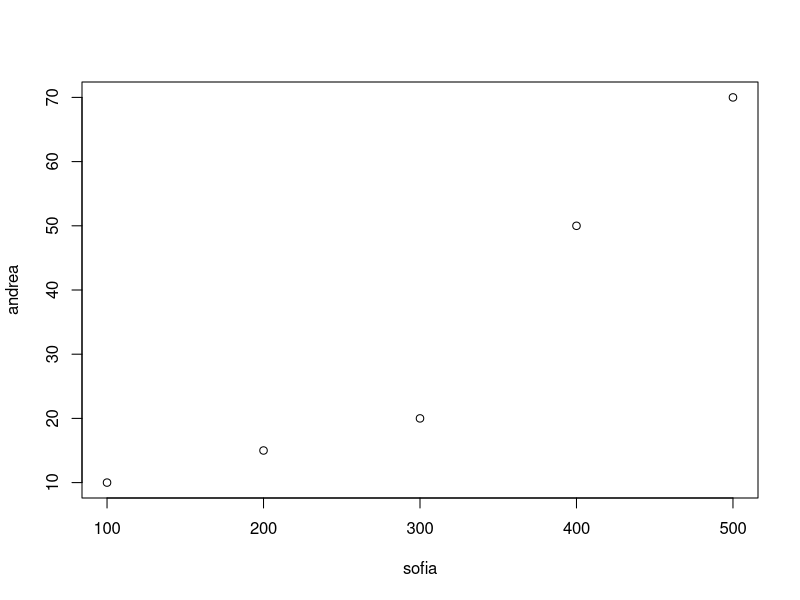
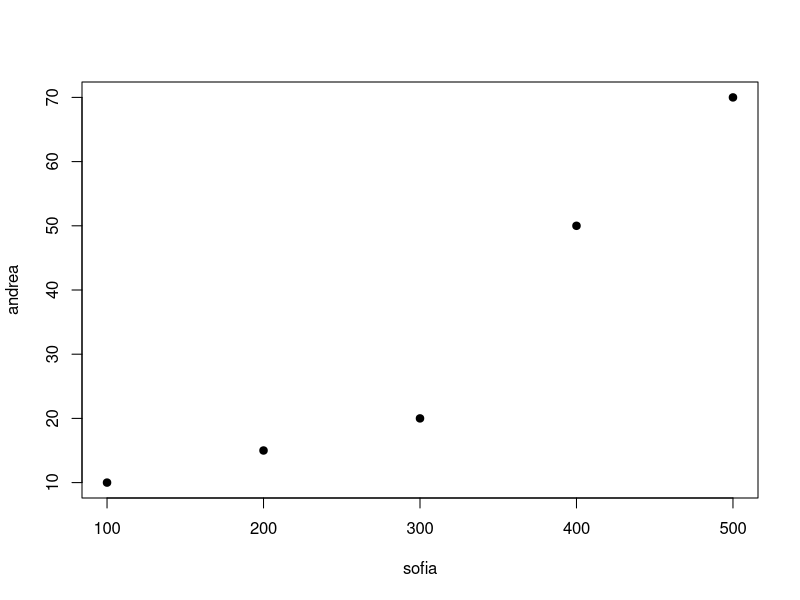
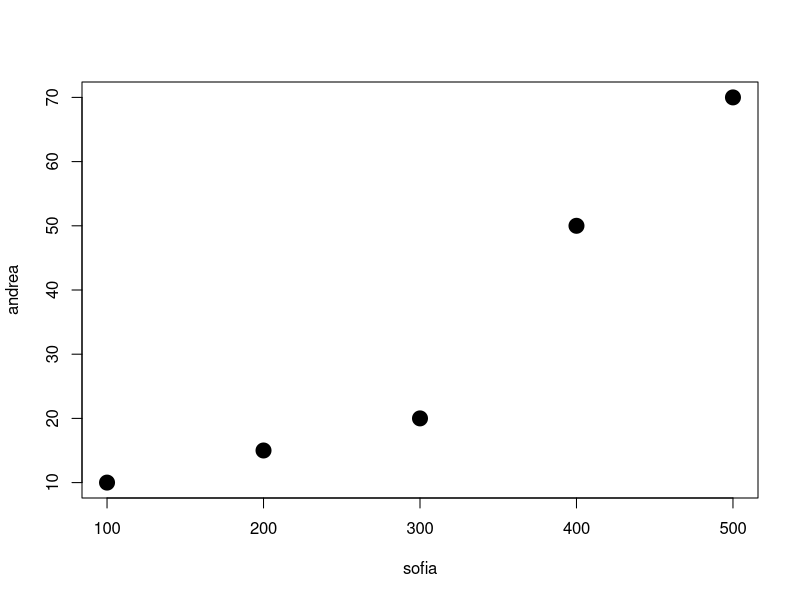
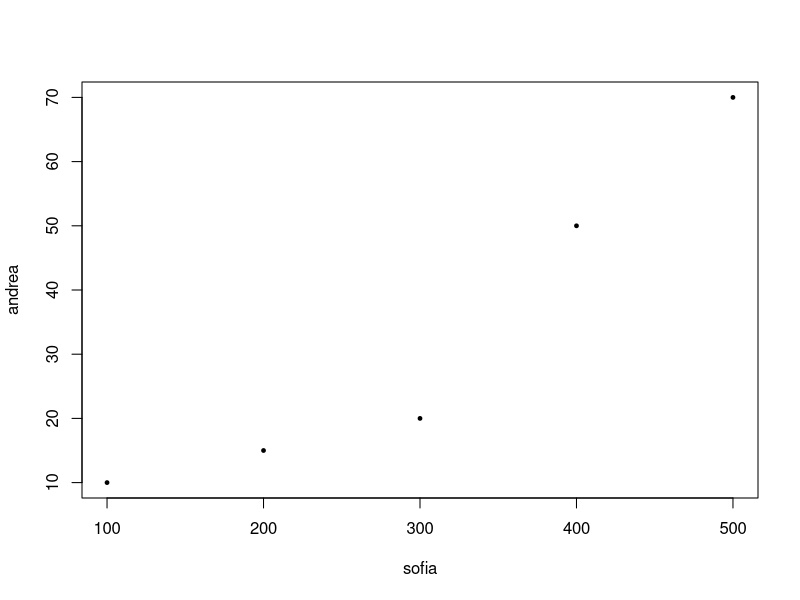
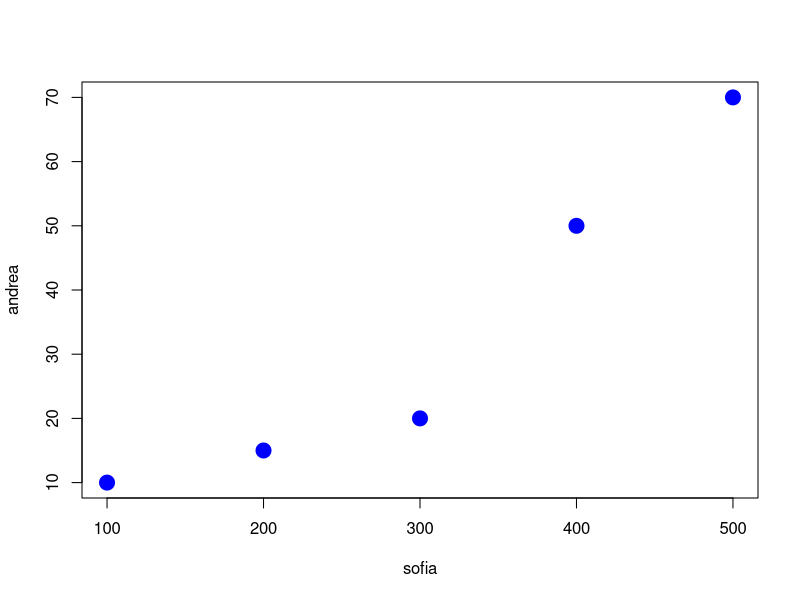
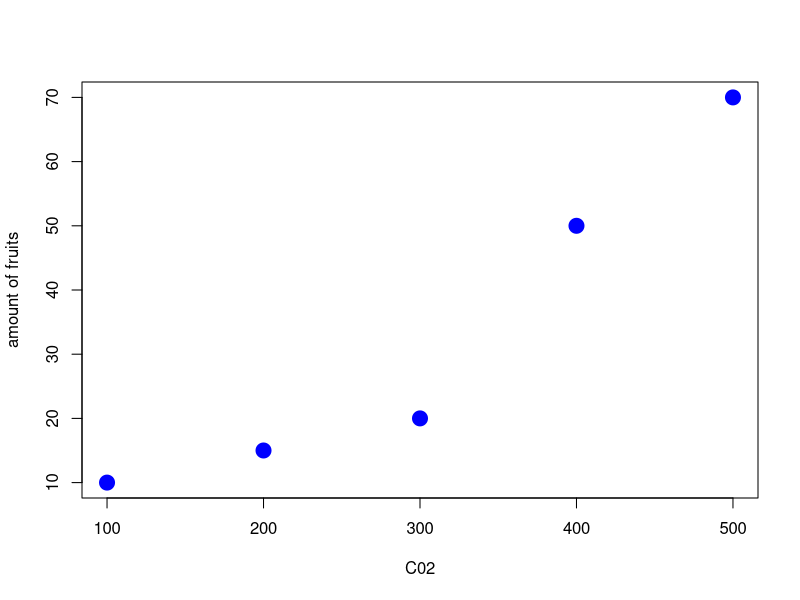

These charts were generated, in order, by the following R code:
# there are 3 concepts:
# 1. object
# 2. the assignemnt (<-)
# 3. comment (like this one!)
# 4. functions (like function 'c()' and 'plot()' containing different arguments
# 5. arrays (set of different elements)

2 + 3 # this is my first operation in R 

# it's important to make use of objects
cato <- 2 + 3 #the result of the operation is assigned to an object called 'cato'


maria <- 4 + 2
maria 

cato + maria

cato ^ maria

(cato + maria) ^ cato 


# arrays or vectors
andrea <- c(10, 15, 20, 50, 70) # concatenated objects in a function 
# all arguments are separted by commas in a function
andrea

sofia <- c(100, 200, 300, 400, 500)

# now i want to correlate andrea and sofia, eg. reationship between amount of co2 and the fruits 
# i use function 'plot'

plot(sofia, andrea)

# i can change stuff in the plot
# symbols, as black filled circles
# pch R software: each number associated with a symbol 
# check the site https://www.datanovia.com/en/blog/pch-in-r-best-tips/

plot(sofia, andrea, pch=19) # sofia here is an argument but no space between parenthesis 

plot(sofia, andrea, pch=19, cex=2) # cex to modify dimension of points bigger 

plot(sofia, andrea, pch=19, cex=0.5) # to modify dimension of points 0.5 or smaller

plot(sofia, andrea, pch=19, cex=2, col="blue") # col to modify color in https://r-graph-gallery.com/42-colors-names.html

plot(sofia, andrea, pch=19, cex=2, col="blue", xlab="C02", ylab="amount of fruits") # to modify labels 
